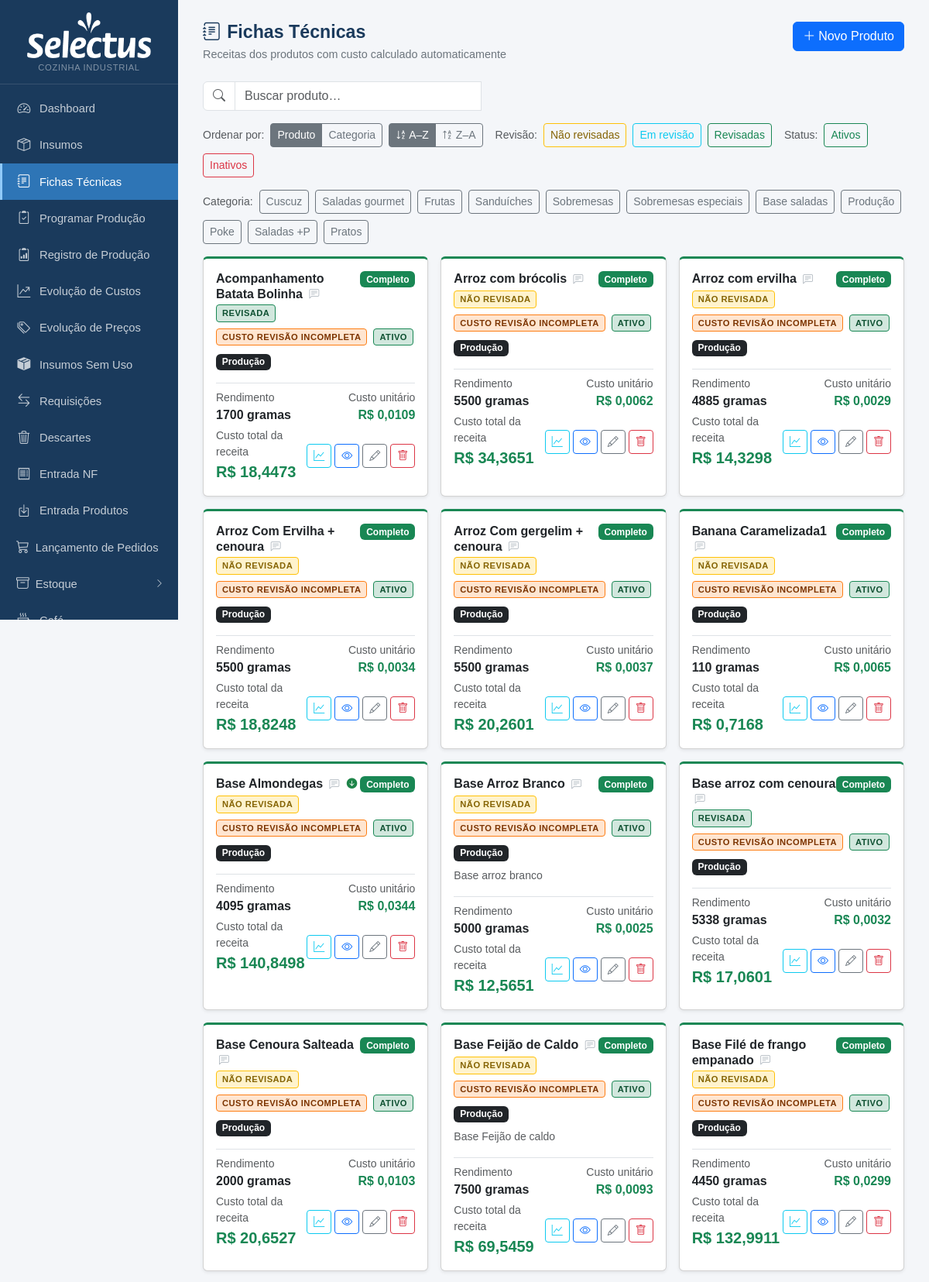
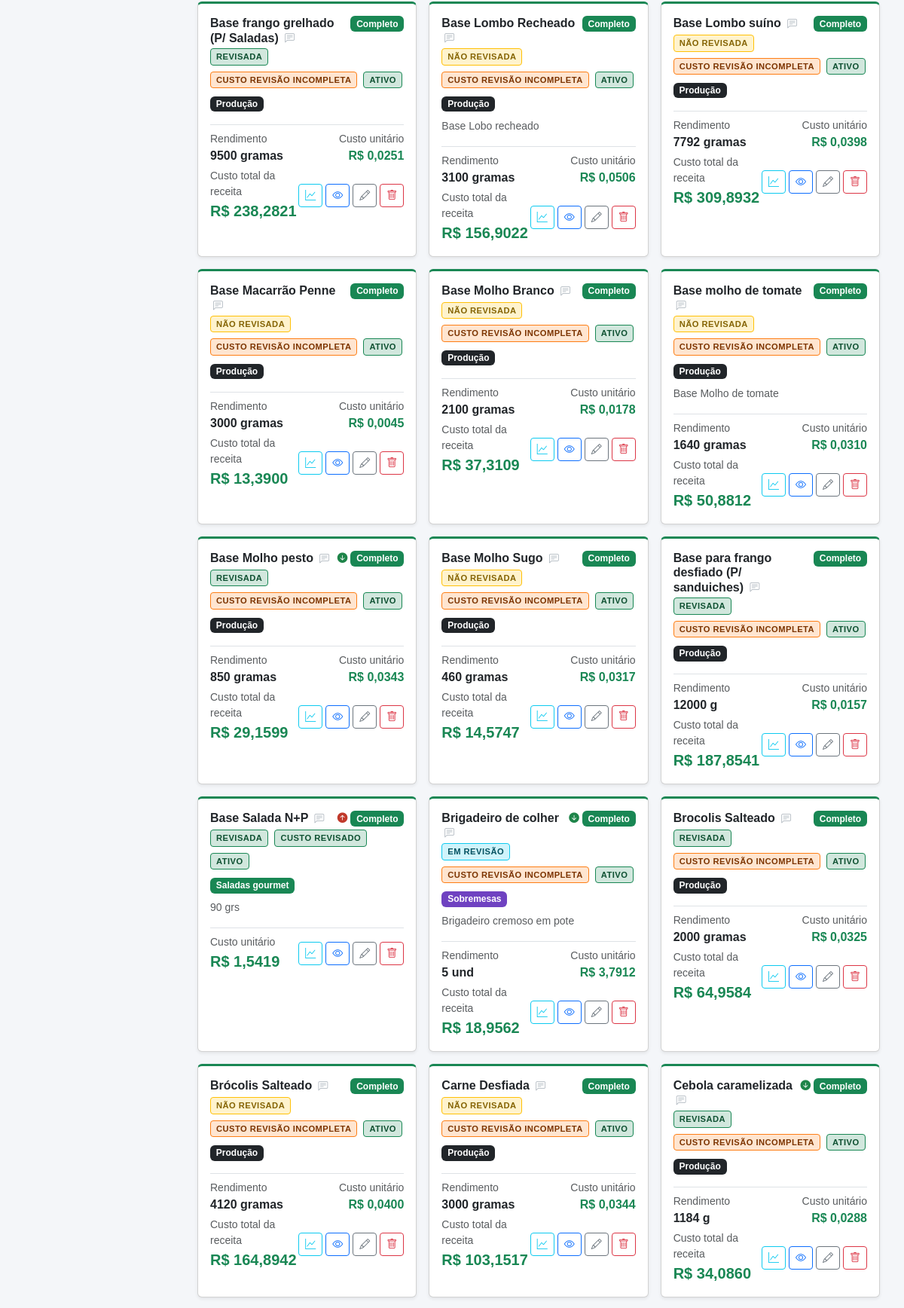
The app's page /fichas (upper part) with its own data (2 pictures, top to bottom).
### tables this page shows
CREATE TABLE produtos (
            id INTEGER PRIMARY KEY AUTOINCREMENT,
            nome TEXT NOT NULL,
            descricao TEXT,
            rendimento REAL DEFAULT 1,
            unidade_rendimento TEXT DEFAULT 'un'
        , categoria TEXT, valor_referencia REAL, status_revisao TEXT DEFAULT 'nao_revisada', status_revisao_custo TEXT DEFAULT 'nao_revisado', data_revisao TEXT, data_revisao_custo TEXT, ativo INTEGER NOT NULL DEFAULT 1, observacao TEXT);

### app.py (the view)
@app.route('/fichas')
def fichas_lista():
    db = get_db()
    prods = db.execute('SELECT * FROM produtos ORDER BY nome').fetchall()
    hist_rows = db.execute('''
        SELECT h.produto_id, h.custo_anterior, h.custo_novo, h.data_registro
        FROM historico_custo_fichas h
        WHERE h.id = (SELECT MAX(id) FROM historico_custo_fichas h2 WHERE h2.produto_id = h.produto_id)
    ''').fetchall()
    mudancas_custo = {r['produto_id']: dict(r) for r in hist_rows}
    rev_rows = db.execute('''
        SELECT ft.produto_id,
               SUM(CASE WHEN COALESCE(i.status_revisao_custo,'nao_revisado')='revisado' THEN 1 ELSE 0 END) AS revisados,
               COUNT(*) AS total
        FROM ficha_tecnica ft JOIN insumos i ON i.id = ft.insumo_id
        GROUP BY ft.produto_id
    ''').fetchall()
    custo_revisao_map = {}
    for rr in rev_rows:
        if rr['total'] == 0 or rr['revisados'] == 0:
            custo_revisao_map[rr['produto_id']] = 'nao_revisado'
        elif rr['revisados'] == rr['total']:
            custo_revisao_map[rr['produto_id']] = 'revisado'
        else:
            custo_revisao_map[rr['produto_id']] = 'incompleta'
    db.close()
    resultado = [{'p': p, **dict(zip(['custo','completo'], custo_produto(p['id'])))} for p in prods]
    for r in resultado:
        r['custo_revisao'] = custo_revisao_map.get(r['p']['id'], 'nao_revisado')
    cat_map = {nome: cls for nome, cls in CATEGORIAS}
    total_custo = sum(r['custo'] for r in resultado if r['completo'])
    n_completos = sum(1 for r in resultado if r['completo'])
    return render_template('fichas_lista.html', resultado=resultado, categorias=CATEGORIAS, cat_map=cat_map,
                           total_custo=total_custo, n_completos=n_completos, mudancas_custo=mudancas_custo)

### app.py (called while the page is built)
def _to_br(value, decimals):
    if value is None:
        return '—'
    s = f'{float(value):,.{decimals}f}'
    return s.replace(',', 'X').replace('.', ',').replace('X', '.')

@app.template_filter('brl')
def brl_filter(value, decimals=2):
    return 'R$ ' + _to_br(value, decimals)

def get_db():
    c = sqlite3.connect(DB)
    c.row_factory = sqlite3.Row
    c.execute("PRAGMA foreign_keys = ON")
    return c

def count_alertas():
    try:
        db = get_db()
        n = db.execute('''SELECT COUNT(*) FROM insumos
                          WHERE estoque_minimo > 0 AND COALESCE(estoque_atual,0) < estoque_minimo''').fetchone()[0]
        db.close()
        return n
    except:
        return 0

@app.context_processor
def inject_alertas():
    try:
        db = get_db()
        n_ped = db.execute("SELECT COUNT(*) FROM pedidos WHERE status='aberto'").fetchone()[0]
        db.close()
    except Exception:
        n_ped = 0
    return dict(n_alertas=count_alertas(), n_pedidos_abertos=n_ped)

### templates/fichas_lista.html (shortened to what this page needs)
{% extends "base.html" %}
{% block content %}
<div class="page-header d-flex justify-content-between align-items-start">
  <div>
    <h1><i class="bi bi-journal-text me-2"></i>Fichas Técnicas</h1>
    <p>Receitas dos produtos com custo calculado automaticamente</p>
  </div>
  <a href="{{ url_for('ficha_nova') }}" class="btn btn-primary">
    <i class="bi bi-plus-lg me-1"></i>Novo Produto
  </a>
</div>
{% if resultado %}
<div class="mb-3">
  <div class="input-group" style="max-width:360px">
    <span class="input-group-text bg-white"><i class="bi bi-search text-muted"></i></span>
    <input type="text" id="busca-ficha" class="form-control" placeholder="Buscar produto…" autocomplete="off">
  </div>
</div>
<div class="mb-3 d-flex gap-2 align-items-center flex-wrap">
  <span class="text-muted small">Ordenar por:</span>
  <div class="btn-group btn-group-sm">
    <button type="button" class="btn btn-outline-secondary active sort-field-btn" data-field="nome">Produto</button>
    <button type="button" class="btn btn-outline-secondary sort-field-btn" data-field="cat">Categoria</button>
  </div>
  <div class="btn-group btn-group-sm">
    <button type="button" class="btn btn-outline-secondary active sort-dir-btn" data-dir="asc">
      <i class="bi bi-sort-alpha-down"></i> A–Z
    </button>
    <button type="button" class="btn btn-outline-secondary sort-dir-btn" data-dir="desc">
      <i class="bi bi-sort-alpha-up"></i> Z–A
    </button>
  </div>
  <span class="text-muted small ms-2">Revisão:</span>
  <button type="button" class="btn btn-sm btn-outline-warning filter-rev-btn" data-rev="nao_revisada" style="color:#856404">Não revisadas</button>
  <button type="button" class="btn btn-sm btn-outline-info filter-rev-btn"    data-rev="em_revisao">Em revisão</button>
  <button type="button" class="btn btn-sm btn-outline-success filter-rev-btn" data-rev="revisada">Revisadas</button>
  <span class="text-muted small ms-2">Status:</span>
  <button type="button" class="btn btn-sm btn-outline-success filter-ativo-btn" data-ativo="ativo">Ativos</button>
  <button type="button" class="btn btn-sm btn-outline-danger  filter-ativo-btn" data-ativo="inativo">Inativos</button>
</div>
<div class="mb-3 d-flex gap-2 align-items-center flex-wrap">
  <span class="text-muted small">Categoria:</span>
  {% for nome, cls in categorias %}
  <button type="button" class="btn btn-sm btn-outline-secondary filter-cat-btn" data-cat="{{ nome }}">{{ nome }}</button>
  {% endfor %}
</div>
<div class="row g-3" id="fichas-grid">
  {% for r in resultado %}
  {% set mud = mudancas_custo.get(r.p.id) %}
  {% set rev = r.p.status_revisao or 'nao_revisada' %}
  {% set is_ativo = (r.p.ativo if r.p.ativo is not none else 1) %}
  <div class="col-md-6 col-lg-4 ficha-col"
       data-nome="{{ r.p.nome }}"
       data-cat="{{ r.p.categoria or '' }}"
       data-revisao="{{ rev }}"
       data-ativo="{{ 'ativo' if is_ativo else 'inativo' }}">
    <div class="card shadow-sm h-100" style="border-top: 3px solid {{ '#198754' if r.completo else '#ffc107' }}">
      <div class="card-body">
        <div class="d-flex justify-content-between align-items-start mb-1">
          <h6 class="card-title fw-bold mb-0">
            {{ r.p.nome }}
            <span class="obs-wrapper">
              <i class="bi bi-chat-left-text obs-icon {{ '' if r.p.observacao else 'obs-icon-empty' }}"
                 title="{{ 'Ver/editar observação' if r.p.observacao else 'Adicionar observação' }}"></i>
            </span>
          </h6>
          <div class="d-flex align-items-center gap-1">
            {% if mud and mud.custo_anterior is not none %}
              {% if mud.custo_novo > mud.custo_anterior %}
                <span class="custo-subiu" title="Custo subiu de {{ mud.custo_anterior|brl(4) }} para {{ mud.custo_novo|brl(4) }}">
                  <i class="bi bi-arrow-up-circle-fill"></i>
                </span>
              {% elif mud.custo_novo < mud.custo_anterior %}
                <span class="custo-caiu" title="Custo caiu de {{ mud.custo_anterior|brl(4) }} para {{ mud.custo_novo|brl(4) }}">
                  <i class="bi bi-arrow-down-circle-fill"></i>
                </span>
              {% endif %}
            {% endif %}
            <span class="badge {{ 'bg-success' if r.completo else 'bg-warning text-dark' }}">
              {{ 'Completo' if r.completo else 'Incompleto' }}
            </span>
          </div>
        </div>
        <div class="mb-2 d-flex gap-2 flex-wrap">
          <span class="selo-revisao selo-{{ rev }} selo-btn" style="cursor:pointer"
                data-id="{{ r.p.id }}" data-status="{{ rev }}"
                title="Clique para alterar status de revisão{% if r.p.data_revisao %} · Revisada em {{ r.p.data_revisao[:10] }}{% endif %}">
            {{ {'nao_revisada':'NÃO REVISADA','em_revisao':'EM REVISÃO','revisada':'REVISADA'}[rev] }}
          </span>
          {% set custo_label = {'nao_revisado':'CUSTO NÃO REVISADO','incompleta':'CUSTO REVISÃO INCOMPLETA','revisado':'CUSTO REVISADO'} %}
          <span class="selo-revisao selo-custo-{{ r.custo_revisao }}"
                title="{{ {'nao_revisado':'Nenhum insumo desta ficha foi revisado','incompleta':'Alguns insumos ainda não foram revisados','revisado':'Todos os insumos foram revisados'}[r.custo_revisao] }}">
            {{ custo_label[r.custo_revisao] }}
          </span>
          <span class="selo-revisao selo-ativo-btn {{ 'selo-ativo' if is_ativo else 'selo-inativo' }}"
                style="cursor:pointer" data-id="{{ r.p.id }}"
                title="Clique para {{ 'inativar' if is_ativo else 'ativar' }} esta ficha">
            {{ 'ATIVO' if is_ativo else 'INATIVO' }}
          </span>
        </div>
        <div class="mb-2 cat-badge-wrap" data-id="{{ r.p.id }}" data-cat="{{ r.p.categoria or '' }}">
          {% if r.p.categoria %}
          <span class="badge {{ cat_map.get(r.p.categoria, 'bg-secondary') }} cat-badge" style="cursor:pointer" title="Clique para mudar categoria">{{ r.p.categoria }}</span>
          {% else %}
          <span class="badge bg-light text-secondary border cat-badge" style="cursor:pointer;font-size:.7rem" title="Clique para definir categoria"><i class="bi bi-tag me-1"></i>Sem categoria</span>
          {% endif %}
        </div>
        {% if r.p.descricao %}<p class="text-muted small mb-2">{{ r.p.descricao }}</p>{% endif %}
        <div class="mt-3 pt-2 border-top">
          {% if r.completo and r.p.rendimento and r.p.rendimento > 1 %}
          <div class="d-flex justify-content-between align-items-center mb-1">
            <div>
              <div class="text-muted small">Rendimento</div>
              <span class="fw-semibold">{{ r.p.rendimento|int if r.p.rendimento == r.p.rendimento|int else r.p.rendimento }} {{ r.p.unidade_rendimento }}</span>
            </div>
            <div class="text-end">
              <div class="text-muted small">Custo unitário</div>
              <strong class="text-success">{{ (r.custo / r.p.rendimento)|brl(4) }}</strong>
            </div>
          </div>
          {% endif %}
          <div class="d-flex justify-content-between align-items-center">
            <div>
              {% if r.completo %}
                {% if r.p.rendimento and r.p.rendimento > 1 %}
                <div class="text-muted small">Custo total da receita</div>
                {% else %}
                <div class="text-muted small">Custo unitário</div>
                {% endif %}
                <strong class="text-success fs-5">{{ r.custo|brl(4) }}</strong>
              {% else %}
                <div class="text-muted small">Custo unitário</div>
                <span class="text-warning small"><i class="bi bi-exclamation-circle me-1"></i>preços pendentes</span>
              {% endif %}
            </div>
            <div class="d-flex gap-1">
              <button class="btn btn-sm btn-outline-info" title="Histórico de custo"
                      onclick="verHistoricoCusto({{ r.p.id }}, '{{ r.p.nome|e }}')">
                <i class="bi bi-graph-up"></i>
              </button>
              <a href="{{ url_for('ficha_ver', id=r.p.id) }}" class="btn btn-sm btn-outline-primary" title="Ver ficha">
                <i class="bi bi-eye"></i>
              </a>
              <a href="{{ url_for('ficha_editar', id=r.p.id) }}" class="btn btn-sm btn-outline-secondary" title="Editar">
                <i class="bi bi-pencil"></i>
              </a>
              <form method="post" action="{{ url_for('ficha_excluir', id=r.p.id) }}" class="d-inline"
                    onsubmit="return confirm('Excluir {{ r.p.nome }}?')">
                <button class="btn btn-sm btn-outline-danger" title="Excluir"><i class="bi bi-trash"></i></button>
              </form>
            </div>
          </div>
        </div>
      </div>
    </div>
  </div>
  {% endfor %}
</div>
{% else %}
<div class="text-center py-5 text-muted">
  <i class="bi bi-journal-plus" style="font-size:3rem"></i>
  <p class="mt-3">Nenhuma ficha técnica cadastrada.</p>
  <a href="{{ url_for('ficha_nova') }}" class="btn btn-primary">Criar primeiro produto</a>
</div>
{% endif %}
{% endblock %}

### templates/fichas_lista.html (style rules this page uses)
.custo-subiu { color: #c0392b; font-size:.85rem; }
.custo-caiu { color: #1e8449; font-size:.85rem; }
.selo-revisao { font-size:.7rem; font-weight:700; letter-spacing:.04em; padding:2px 7px; border-radius:4px; display:inline-block; }
.selo-nao_revisada { background:#fff3cd; color:#856404; border:1px solid #ffc107; }
.selo-em_revisao { background:#cff4fc; color:#055160; border:1px solid #0dcaf0; }
.selo-revisada { background:#d1e7dd; color:#0f5132; border:1px solid #198754; }
.selo-custo-incompleta { background:#ffe5d0; color:#7c3400; border:1px solid #fd7e14; }
.selo-custo-revisado { background:#d1e7dd; color:#0f5132; border:1px solid #198754; }
.selo-ativo { background:#d1e7dd; color:#0f5132; border:1px solid #198754; }
.obs-wrapper { position:relative; display:inline-block; }
.obs-icon { font-size:.8rem; color:#6366f1; cursor:pointer; vertical-align:middle; margin-left:4px; }
.obs-icon-empty { color:#adb5bd; }

### records on screen
produtos: p.nome "Acompanhamento Batata Bolinha", ativo 1 (drawn), status_revisao "REVISADA", p.categoria "Produção", p.rendimento "1700", p.unidade_rendimento "gramas", (r.custo/r.p.rendimento)|brl(4) "R$ 0,0109"
produtos: p.nome "Arroz Com Ervilha + cenoura", ativo 1 (drawn), status_revisao "NÃO REVISADA", p.categoria "Produção", p.rendimento "5500", p.unidade_rendimento "gramas", (r.custo/r.p.rendimento)|brl(4) "R$ 0,0034"
produtos: p.nome "Arroz Com gergelim + cenoura", ativo 1 (drawn), status_revisao "NÃO REVISADA", p.categoria "Produção", p.rendimento "5500", p.unidade_rendimento "gramas", (r.custo/r.p.rendimento)|brl(4) "R$ 0,0037"
produtos: p.nome "Arroz com brócolis", ativo 1 (drawn), status_revisao "NÃO REVISADA", p.categoria "Produção", p.rendimento "5500", p.unidade_rendimento "gramas", (r.custo/r.p.rendimento)|brl(4) "R$ 0,0062"
produtos: p.nome "Arroz com ervilha", ativo 1 (drawn), status_revisao "NÃO REVISADA", p.categoria "Produção", p.rendimento "4885", p.unidade_rendimento "gramas", (r.custo/r.p.rendimento)|brl(4) "R$ 0,0029"
produtos: p.nome "Banana Caramelizada1", ativo 1 (drawn), status_revisao "NÃO REVISADA", p.categoria "Produção", p.rendimento "110", p.unidade_rendimento "gramas", (r.custo/r.p.rendimento)|brl(4) "R$ 0,0065"
produtos: p.nome "Base Almondegas", ativo 1 (drawn), status_revisao "NÃO REVISADA", p.categoria "Produção", p.rendimento "4095", p.unidade_rendimento "gramas", (r.custo/r.p.rendimento)|brl(4) "R$ 0,0344"
produtos: p.nome "Base Arroz Branco", ativo 1 (drawn), status_revisao "NÃO REVISADA", p.categoria "Produção", p.descricao "Base arroz branco", p.rendimento "5000", p.unidade_rendimento "gramas", (r.custo/r.p.rendimento)|brl(4) "R$ 0,0025"
produtos: p.nome "Base Cenoura Salteada", ativo 1 (drawn), status_revisao "NÃO REVISADA", p.categoria "Produção", p.rendimento "2000", p.unidade_rendimento "gramas", (r.custo/r.p.rendimento)|brl(4) "R$ 0,0103"
produtos: p.nome "Base Feijão de Caldo", ativo 1 (drawn), status_revisao "NÃO REVISADA", p.categoria "Produção", p.descricao "Base Feijão de caldo", p.rendimento "7500", p.unidade_rendimento "gramas", (r.custo/r.p.rendimento)|brl(4) "R$ 0,0093"
produtos: p.nome "Base Filé de frango empanado", ativo 1 (drawn), status_revisao "NÃO REVISADA", p.categoria "Produção", p.rendimento "4450", p.unidade_rendimento "gramas", (r.custo/r.p.rendimento)|brl(4) "R$ 0,0299"
produtos: p.nome "Base Lombo Recheado", ativo 1 (drawn), status_revisao "NÃO REVISADA", p.categoria "Produção", p.descricao "Base Lobo recheado", p.rendimento "3100", p.unidade_rendimento "gramas", (r.custo/r.p.rendimento)|brl(4) "R$ 0,0506"
produtos: p.nome "Base Lombo suíno", ativo 1 (drawn), status_revisao "NÃO REVISADA", p.categoria "Produção", p.rendimento "7792", p.unidade_rendimento "gramas", (r.custo/r.p.rendimento)|brl(4) "R$ 0,0398"
produtos: p.nome "Base Macarrão Penne", ativo 1 (drawn), status_revisao "NÃO REVISADA", p.categoria "Produção", p.rendimento "3000", p.unidade_rendimento "gramas", (r.custo/r.p.rendimento)|brl(4) "R$ 0,0045"
produtos: p.nome "Base Molho Branco", ativo 1 (drawn), status_revisao "NÃO REVISADA", p.categoria "Produção", p.rendimento "2100", p.unidade_rendimento "gramas", (r.custo/r.p.rendimento)|brl(4) "R$ 0,0178"
produtos: p.nome "Base Molho Sugo", ativo 1 (drawn), status_revisao "NÃO REVISADA", p.categoria "Produção", p.rendimento "460", p.unidade_rendimento "gramas", (r.custo/r.p.rendimento)|brl(4) "R$ 0,0317"
produtos: p.nome "Base Molho pesto", ativo 1 (drawn), status_revisao "REVISADA", p.categoria "Produção", p.rendimento "850", p.unidade_rendimento "gramas", (r.custo/r.p.rendimento)|brl(4) "R$ 0,0343"
produtos: p.nome "Base Salada N+P", ativo 1 (drawn), status_revisao "REVISADA", p.categoria "Saladas gourmet", p.descricao "90 grs"
produtos: p.nome "Base arroz com cenoura", ativo 1 (drawn), status_revisao "REVISADA", p.categoria "Produção", p.rendimento "5338", p.unidade_rendimento "gramas", (r.custo/r.p.rendimento)|brl(4) "R$ 0,0032"
produtos: p.nome "Base frango grelhado (P/ Saladas)", ativo 1 (drawn), status_revisao "REVISADA", p.categoria "Produção", p.rendimento "9500", p.unidade_rendimento "gramas", (r.custo/r.p.rendimento)|brl(4) "R$ 0,0251"
produtos: p.nome "Base molho de tomate", ativo 1 (drawn), status_revisao "NÃO REVISADA", p.categoria "Produção", p.descricao "Base Molho de tomate", p.rendimento "1640", p.unidade_rendimento "gramas", (r.custo/r.p.rendimento)|brl(4) "R$ 0,0310"
produtos: p.nome "Base para frango desfiado (P/ sanduiches)", ativo 1 (drawn), status_revisao "REVISADA", p.categoria "Produção", p.rendimento "12000", p.unidade_rendimento "g", (r.custo/r.p.rendimento)|brl(4) "R$ 0,0157"
produtos: p.nome "Brigadeiro de colher", ativo 1 (drawn), status_revisao "EM REVISÃO", p.categoria "Sobremesas", p.descricao "Brigadeiro cremoso em pote", p.rendimento "5", p.unidade_rendimento "und", (r.custo/r.p.rendimento)|brl(4) "R$ 3,7912"
produtos: p.nome "Brocolis Salteado", ativo 1 (drawn), status_revisao "REVISADA", p.categoria "Produção", p.rendimento "2000", p.unidade_rendimento "gramas", (r.custo/r.p.rendimento)|brl(4) "R$ 0,0325"
produtos: p.nome "Brócolis Salteado", ativo 1 (drawn), status_revisao "NÃO REVISADA", p.categoria "Produção", p.rendimento "4120", p.unidade_rendimento "gramas", (r.custo/r.p.rendimento)|brl(4) "R$ 0,0400"
produtos: p.nome "Carne Desfiada", ativo 1 (drawn), status_revisao "NÃO REVISADA", p.categoria "Produção", p.rendimento "3000", p.unidade_rendimento "gramas", (r.custo/r.p.rendimento)|brl(4) "R$ 0,0344"
produtos: p.nome "Cebola caramelizada", ativo 1 (drawn), status_revisao "REVISADA", p.categoria "Produção", p.rendimento "1184", p.unidade_rendimento "g", (r.custo/r.p.rendimento)|brl(4) "R$ 0,0288"

### other values on screen
{{ nome }} "Cuscuz" "Saladas gourmet" "Frutas" "Sanduíches" "Sobremesas" "Sobremesas especiais" "Base saladas" "Produção" "Poke" "Saladas +P" "Pratos"
{{ 'Completo' if r.completo else 'Incompleto' }} "Completo" "Completo" "Completo" "Completo" "Completo" "Completo" "Completo" "Completo" "Completo" "Completo" "Completo" "Completo" "Completo" "Completo" "Completo" "Completo" "Completo" "Completo" "Completo" "Completo" "Completo" "Completo" "Completo" "Completo" "Completo" "Completo" "Completo"
{{ custo_label[r.custo_revisao] }} "CUSTO REVISÃO INCOMPLETA" "CUSTO REVISÃO INCOMPLETA" "CUSTO REVISÃO INCOMPLETA" "CUSTO REVISÃO INCOMPLETA" "CUSTO REVISÃO INCOMPLETA" "CUSTO REVISÃO INCOMPLETA" "CUSTO REVISÃO INCOMPLETA" "CUSTO REVISÃO INCOMPLETA" "CUSTO REVISÃO INCOMPLETA" "CUSTO REVISÃO INCOMPLETA" "CUSTO REVISÃO INCOMPLETA" "CUSTO REVISÃO INCOMPLETA" "CUSTO REVISÃO INCOMPLETA" "CUSTO REVISÃO INCOMPLETA" "CUSTO REVISÃO INCOMPLETA" "CUSTO REVISÃO INCOMPLETA" "CUSTO REVISÃO INCOMPLETA" "CUSTO REVISADO" "CUSTO REVISÃO INCOMPLETA" "CUSTO REVISÃO INCOMPLETA" "CUSTO REVISÃO INCOMPLETA" "CUSTO REVISÃO INCOMPLETA" "CUSTO REVISÃO INCOMPLETA" "CUSTO REVISÃO INCOMPLETA" "CUSTO REVISÃO INCOMPLETA" "CUSTO REVISÃO INCOMPLETA" "CUSTO REVISÃO INCOMPLETA"
{{ 'ATIVO' if is_ativo else 'INATIVO' }} "ATIVO" "ATIVO" "ATIVO" "ATIVO" "ATIVO" "ATIVO" "ATIVO" "ATIVO" "ATIVO" "ATIVO" "ATIVO" "ATIVO" "ATIVO" "ATIVO" "ATIVO" "ATIVO" "ATIVO" "ATIVO" "ATIVO" "ATIVO" "ATIVO" "ATIVO" "ATIVO" "ATIVO" "ATIVO" "ATIVO" "ATIVO"
{{ r.custo|brl(4) }} "R$ 18,4473" "R$ 18,8248" "R$ 20,2601" "R$ 34,3651" "R$ 14,3298" "R$ 0,7168" "R$ 140,8498" "R$ 12,5651" "R$ 20,6527" "R$ 69,5459" "R$ 132,9911" "R$ 156,9022" "R$ 309,8932" "R$ 13,3900" "R$ 37,3109" "R$ 14,5747" "R$ 29,1599" "R$ 1,5419" "R$ 17,0601" "R$ 238,2821" "R$ 50,8812" "R$ 187,8541" "R$ 18,9562" "R$ 64,9584" "R$ 164,8942" "R$ 103,1517" "R$ 34,0860"
